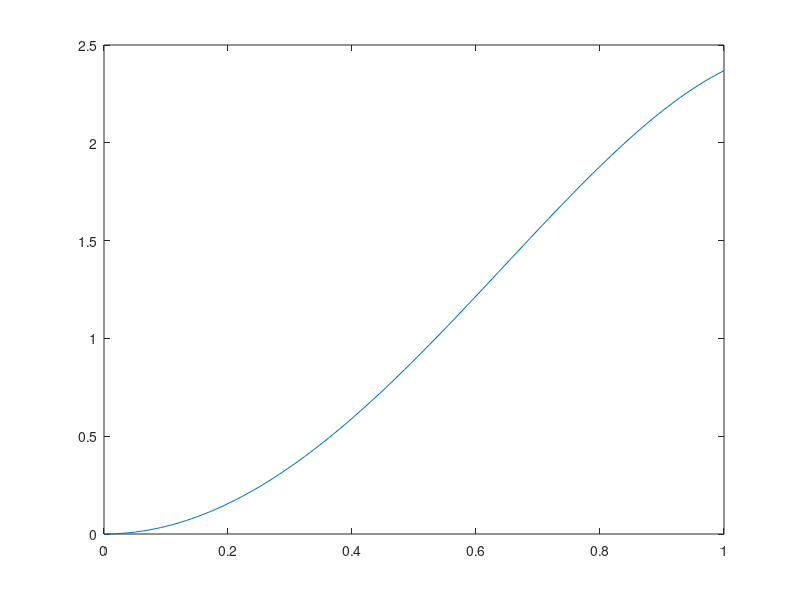

The MATLAB source for this figure:
a=-7.69e-17;
c=1.9233e-16;
xb=15/(3*a/c+5);
xa=xb*a/c;   %pdf=xa*x^4+xb*x^2

x=linspace(0,1);
y=x.^4*xa+x.^2*xb;

plot(x,y)